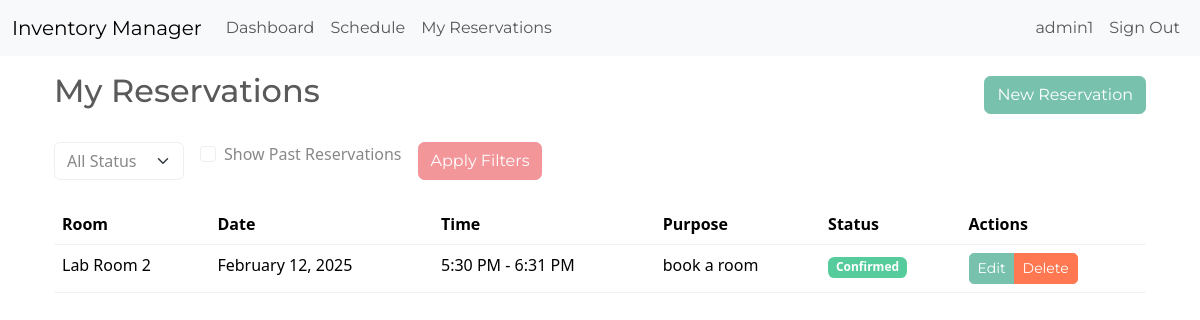
Page /my-reservations/ (signed in) on the earlier database version.
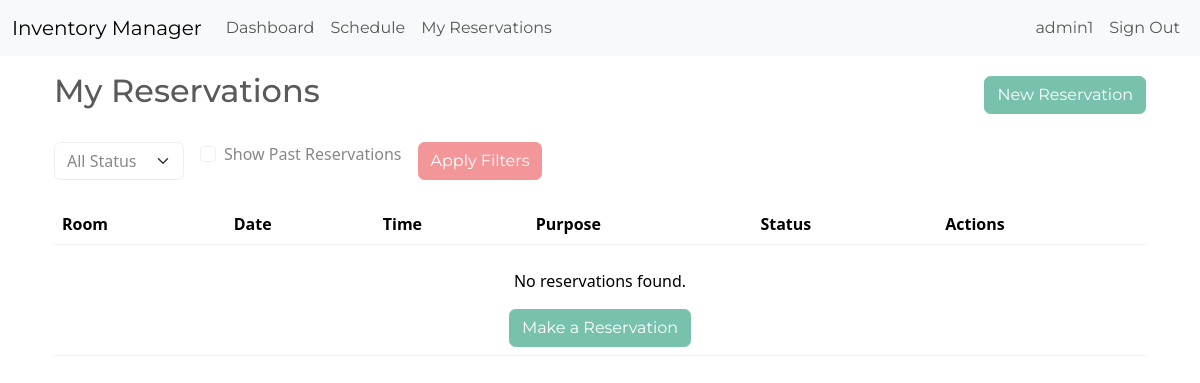
Same page on the later database version.
### inventory/models.py (models this page shows, shortened)
class Reservation(models.Model):
    STATUS_CHOICES = [
        ('pending', 'Pending'),
        ('confirmed', 'Confirmed'),
        ('cancelled', 'Cancelled'),
    ]
    user = models.ForeignKey(
        User,
        on_delete=models.CASCADE,
        related_name='reservations'
    )
    room_key = models.CharField(
        max_length=50,
        default='room1',  # Set default value to 'room1'
        help_text="The room identifier (e.g., 'room1', 'room2')"
    )
    calendar_id = models.CharField(
        max_length=255,
        blank=True,
        help_text="Google Calendar ID for the room"
    )
    start_time = models.DateTimeField()
    end_time = models.DateTimeField()
    purpose = models.TextField(
        help_text="Purpose of the reservation"
    )
    status = models.CharField(
        max_length=20,
        choices=STATUS_CHOICES,
        default='pending'
    )
    event_id = models.CharField(
        max_length=255,
        blank=True,
        help_text="Google Calendar event ID"
    )
    created_at = models.DateTimeField(auto_now_add=True)
    updated_at = models.DateTimeField(auto_now=True)
    class Meta:
        ordering = ['-start_time']
        verbose_name = 'Reservation'
        verbose_name_plural = 'Reservations'
    @property
    def room_name(self):
        return settings.LAB_ROOMS[self.room_key]['name']

### inventory/views.py (the view, shortened to what this page needs)
# urls.py: path('my-reservations/', ReservationListView.as_view(), name='reservation_list'),
class ReservationListView(LoginRequiredMixin, ListView):
    model = Reservation
    template_name = 'inventory/reservation_list.html'
    context_object_name = 'reservations'
    paginate_by = 10
    def get_queryset(self):
        queryset = Reservation.objects.filter(user=self.request.user)
        status = self.request.GET.get('status')
        if status in ['confirmed', 'pending', 'cancelled']:
            queryset = queryset.filter(status=status)
        show_past = self.request.GET.get('show_past') == 'true'
        if not show_past:
            queryset = queryset.filter(end_time__gte=timezone.localtime())
        return queryset.order_by('-start_time')
    def get_context_data(self, **kwargs):
        context = super().get_context_data(**kwargs)
        context.update({
            'lab_rooms': settings.LAB_ROOMS,
            'status': self.request.GET.get('status', ''),
            'show_past': self.request.GET.get('show_past', 'false'),
            'now': timezone.localtime(),
            'is_paginated': self.paginate_by and self.get_queryset().count() > self.paginate_by,
        })
        return context

### inventory/templates/inventory/reservation_list.html (shortened to what this page needs)
{% extends 'inventory/base.html' %}
{% load tz %}
{% block content %}
<div class="container">
    <div class="d-flex justify-content-between align-items-center mb-4">
        <h2>My Reservations</h2>
        <a href="{% url 'room-calendar' %}" class="btn btn-primary">New Reservation</a>
    </div>
    <div class="mb-4">
        <form method="get" class="row g-3">
            <div class="col-auto">
                <select name="status" class="form-select">
                    <option value="">All Status</option>
                </select>
            </div>
            <div class="col-auto">
                <div class="form-check">
                    <input type="checkbox" class="form-check-input" id="showPast" name="show_past" value="true" {% if show_past == 'true' %}checked{% endif %}>
                    <label class="form-check-label" for="showPast">Show Past Reservations</label>
                </div>
            </div>
            <div class="col-auto">
                <button type="submit" class="btn btn-secondary">Apply Filters</button>
            </div>
        </form>
    </div>
    <div class="table-responsive">
        <table class="table table-hover">
            <thead>
                <tr>
                    <th>Room</th>
                    <th>Date</th>
                    <th>Time</th>
                    <th>Purpose</th>
                    <th>Status</th>
                    <th>Actions</th>
                </tr>
            </thead>
            <tbody>
                {% for reservation in reservations %}
                <tr>
                    <td>{{ reservation.room_name }}</td>
                    <td>{{ reservation.start_time|localtime|date:"F j, Y" }}</td>
                    <td>{{ reservation.start_time|localtime|time:"g:i A" }} - {{ reservation.end_time|localtime|time:"g:i A" }}</td>
                    <td>{{ reservation.purpose }}</td>
                    <td>
                        <span class="badge {% if reservation.status == 'confirmed' %}bg-success{% elif reservation.status == 'pending' %}bg-warning{% else %}bg-danger{% endif %}">
                            {{ reservation.status|title }}
                        </span>
                    </td>
                    <td>
                        <div class="btn-group">
                            {% if reservation.status != 'cancelled' and reservation.end_time > now %}
                                <a href="{% url 'update_reservation' reservation.pk %}" class="btn btn-sm btn-primary">Edit</a>
                                <a href="{% url 'delete_reservation' reservation.pk %}" class="btn btn-sm btn-danger">Delete</a>
                            {% endif %}
                        </div>
                    </td>
                </tr>
                {% empty %}
                <tr>
                    <td colspan="6" class="text-center">
                        <p class="my-3">No reservations found.</p>
                        <a href="{% url 'room-calendar' %}" class="btn btn-primary">Make a Reservation</a>
                    </td>
                </tr>
                {% endfor %}
            </tbody>
        </table>
    </div>
</div>
{% endblock %}

Differences in the rows shown:
removed Reservation: room_name "Lab Room 2", start_time "February 12, 2025", start_time "5:30 PM", end_time "6:31 PM", purpose "book a room", status "Confirmed", shows "Edit"
Other differences:
text now shown: "No reservations found. Make a Reservation"
